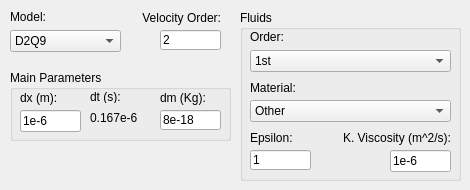
   <widget class="QWidget" name="tab">
    <attribute name="title">
     <string>Model</string>
    </attribute>
    <widget class="QComboBox" name="model">
     <property name="enabled">
      <bool>true</bool>
     </property>
     <property name="geometry">
      <rect>
       <x>10</x>
       <y>30</y>
       <width>111</width>
       <height>22</height>
      </rect>
     </property>
     <item>
      <property name="text">
       <string>D2Q9</string>
      </property>
     </item>
     <item>
      <property name="text">
       <string>D3Q15</string>
      </property>
     </item>
     <item>
      <property name="text">
       <string>D3Q19</string>
      </property>
     </item>
     <item>
      <property name="text">
       <string>D3Q27</string>
      </property>
     </item>
    </widget>
    <widget class="QLabel" name="label_6">
     <property name="geometry">
      <rect>
       <x>10</x>
       <y>10</y>
       <width>61</width>
       <height>13</height>
      </rect>
     </property>
     <property name="text">
      <string>Model:</string>
     </property>
    </widget>
    <widget class="QLabel" name="label_22">
     <property name="geometry">
      <rect>
       <x>140</x>
       <y>10</y>
       <width>81</width>
       <height>16</height>
      </rect>
     </property>
     <property name="text">
      <string>Velocity Order:</string>
     </property>
     <property name="alignment">
      <set>Qt::AlignRight|Qt::AlignTrailing|Qt::AlignVCenter</set>
     </property>
    </widget>
    <widget class="ImprovedLineEdit" name="velocityOrder">
     <property name="geometry">
      <rect>
       <x>160</x>
       <y>30</y>
       <width>61</width>
       <height>20</height>
      </rect>
     </property>
     <property name="text">
      <string>2</string>
     </property>
    </widget>
    <widget class="QGroupBox" name="groupBox_8">
     <property name="geometry">
      <rect>
       <x>10</x>
       <y>70</y>
       <width>221</width>
       <height>71</height>
      </rect>
     </property>
     <property name="title">
      <string>Main Parameters</string>
     </property>
     <widget class="ImprovedLineEdit" name="dm">
      <property name="geometry">
       <rect>
        <x>150</x>
        <y>40</y>
        <width>61</width>
        <height>20</height>
       </rect>
      </property>
      <property name="text">
       <string>8e-18</string>
      </property>
      <property name="readOnly">
       <bool>false</bool>
      </property>
     </widget>
     <widget class="ImprovedLineEdit" name="dx">
      <property name="geometry">
       <rect>
        <x>10</x>
        <y>40</y>
        <width>61</width>
        <height>22</height>
       </rect>
      </property>
      <property name="text">
       <string>1e-6</string>
      </property>
     </widget>
     <widget class="QLabel" name="label_29">
      <property name="geometry">
       <rect>
        <x>10</x>
        <y>20</y>
        <width>61</width>
        <height>16</height>
       </rect>
      </property>
      <property name="text">
       <string>dx (m):</string>
      </property>
     </widget>
     <widget class="QLabel" name="label_30">
      <property name="geometry">
       <rect>
        <x>80</x>
        <y>20</y>
        <width>46</width>
        <height>13</height>
       </rect>
      </property>
      <property name="text">
       <string>dt (s):</string>
      </property>
     </widget>
     <widget class="QLabel" name="label_28">
      <property name="geometry">
       <rect>
        <x>150</x>
        <y>20</y>
        <width>111</width>
        <height>16</height>
       </rect>
      </property>
      <property name="text">
       <string>dm (Kg):</string>
      </property>
     </widget>
     <widget class="QLabel" name="dt">
      <property name="geometry">
       <rect>
        <x>80</x>
        <y>40</y>
        <width>61</width>
        <height>16</height>
       </rect>
      </property>
      <property name="text">
       <string>0.167e-6</string>
      </property>
     </widget>
    </widget>
    <widget class="QGroupBox" name="groupBox_14">
     <property name="geometry">
      <rect>
       <x>240</x>
       <y>10</y>
       <width>221</width>
       <height>171</height>
      </rect>
     </property>
     <property name="title">
      <string>Fluids</string>
     </property>
     <widget class="QLabel" name="label_27">
      <property name="geometry">
       <rect>
        <x>10</x>
        <y>70</y>
        <width>61</width>
        <height>16</height>
       </rect>
      </property>
      <property name="text">
       <string>Material:</string>
      </property>
     </widget>
     <widget class="QLabel" name="label_13">
      <property name="geometry">
       <rect>
        <x>80</x>
        <y>120</y>
        <width>131</width>
        <height>16</height>
       </rect>
      </property>
      <property name="text">
       <string>K. Viscosity (m^2/s):</string>
      </property>
      <property name="alignment">
       <set>Qt::AlignRight|Qt::AlignTrailing|Qt::AlignVCenter</set>
      </property>
     </widget>
     <widget class="QComboBox" name="material">
      <property name="geometry">
       <rect>
        <x>10</x>
        <y>90</y>
        <width>201</width>
        <height>22</height>
       </rect>
      </property>
      <item>
       <property name="text">
        <string>Other</string>
       </property>
      </item>
      <item>
       <property name="text">
        <string>Water 20C</string>
       </property>
      </item>
      <item>
       <property name="text">
        <string>Air 25C</string>
       </property>
      </item>
      <item>
       <property name="text">
        <string>Kerosene 20C</string>
       </property>
      </item>
     </widget>
     <widget class="ImprovedLineEdit" name="epsilon">
      <property name="geometry">
       <rect>
        <x>10</x>
        <y>140</y>
        <width>61</width>
        <height>20</height>
       </rect>
      </property>
      <property name="toolTip">
       <string>&lt;!DOCTYPE HTML PUBLIC &quot;-//W3C//DTD HTML 4.0//EN&quot; &quot;http://www.w3.org/TR/REC-html40/strict.dtd&quot;&gt;
&lt;html&gt;&lt;head&gt;&lt;meta name=&quot;qrichtext&quot; content=&quot;1&quot; /&gt;&lt;style type=&quot;text/css&quot;&gt;
p, li { white-space: pre-wrap; }
&lt;/style&gt;&lt;/head&gt;&lt;body style=&quot; font-family:'MS Shell Dlg 2'; font-size:8.25pt; font-weight:400; font-style:normal;&quot;&gt;
&lt;p style=&quot; margin-top:0px; margin-bottom:0px; margin-left:0px; margin-right:0px; -qt-block-indent:0; text-indent:0px;&quot;&gt;&lt;span style=&quot; font-size:8pt;&quot;&gt;Relaxation parameter of the BGK approximation.&lt;/span&gt;&lt;/p&gt;
&lt;p style=&quot; margin-top:0px; margin-bottom:0px; margin-left:0px; margin-right:0px; -qt-block-indent:0; text-indent:0px;&quot;&gt;&lt;span style=&quot; font-size:8pt;&quot;&gt;It must be greater than 0.5 (and not so close to this value).&lt;/span&gt;&lt;/p&gt;&lt;/body&gt;&lt;/html&gt;</string>
      </property>
      <property name="text">
       <string>1</string>
      </property>
     </widget>
     <widget class="QLabel" name="label_32">
      <property name="geometry">
       <rect>
        <x>10</x>
        <y>120</y>
        <width>91</width>
        <height>16</height>
       </rect>
      </property>
      <property name="text">
       <string>Epsilon:</string>
      </property>
     </widget>
     <widget class="ImprovedLineEdit" name="kinematicViscosity">
      <property name="geometry">
       <rect>
        <x>150</x>
        <y>140</y>
        <width>61</width>
        <height>22</height>
       </rect>
      </property>
      <property name="text">
       <string>1e-6</string>
      </property>
     </widget>
     <widget class="QLabel" name="label_40">
      <property name="geometry">
       <rect>
        <x>10</x>
        <y>20</y>
        <width>46</width>
        <height>13</height>
       </rect>
      </property>
      <property name="text">
       <string>Order:</string>
      </property>
     </widget>
     <widget class="QComboBox" name="fluidOrder">
      <property name="geometry">
       <rect>
        <x>10</x>
        <y>40</y>
        <width>201</width>
        <height>22</height>
       </rect>
      </property>
      <item>
       <property name="text">
        <string>1st</string>
       </property>
      </item>
      <item>
       <property name="text">
        <string>2nd</string>
       </property>
      </item>
     </widget>
    </widget>
   </widget>
